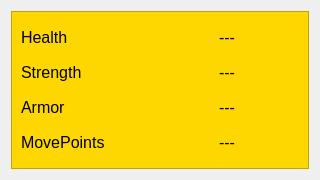
<?xml version="1.0" encoding="UTF-8"?>
<ui version="4.0">
 <class>AttributeWidget</class>
 <widget class="QWidget" name="AttributeWidget">
  <property name="geometry">
   <rect>
    <x>0</x>
    <y>0</y>
    <width>320</width>
    <height>180</height>
   </rect>
  </property>
  <property name="windowTitle">
   <string>Form</string>
  </property>
  <layout class="QHBoxLayout" name="horizontalLayout">
   <item>
    <widget class="QFrame" name="frame">
     <property name="styleSheet">
      <string notr="true">background-color: rgb(255, 215, 0);</string>
     </property>
     <property name="frameShape">
      <enum>QFrame::StyledPanel</enum>
     </property>
     <property name="frameShadow">
      <enum>QFrame::Raised</enum>
     </property>
     <layout class="QGridLayout" name="gridLayout">
      <item row="0" column="0">
       <widget class="QLabel" name="str1">
        <property name="minimumSize">
         <size>
          <width>0</width>
          <height>25</height>
         </size>
        </property>
        <property name="font">
         <font>
          <pointsize>12</pointsize>
         </font>
        </property>
        <property name="text">
         <string>Health</string>
        </property>
       </widget>
      </item>
      <item row="0" column="1">
       <widget class="QLabel" name="str1Value">
        <property name="minimumSize">
         <size>
          <width>80</width>
          <height>25</height>
         </size>
        </property>
        <property name="maximumSize">
         <size>
          <width>80</width>
          <height>25</height>
         </size>
        </property>
        <property name="font">
         <font>
          <pointsize>12</pointsize>
         </font>
        </property>
        <property name="text">
         <string>---</string>
        </property>
       </widget>
      </item>
      <item row="1" column="0">
       <widget class="QLabel" name="str2">
        <property name="minimumSize">
         <size>
          <width>0</width>
          <height>25</height>
         </size>
        </property>
        <property name="font">
         <font>
          <pointsize>12</pointsize>
         </font>
        </property>
        <property name="text">
         <string>Strength</string>
        </property>
       </widget>
      </item>
      <item row="1" column="1">
       <widget class="QLabel" name="str2Value">
        <property name="minimumSize">
         <size>
          <width>80</width>
          <height>25</height>
         </size>
        </property>
        <property name="maximumSize">
         <size>
          <width>80</width>
          <height>25</height>
         </size>
        </property>
        <property name="font">
         <font>
          <pointsize>12</pointsize>
         </font>
        </property>
        <property name="text">
         <string>---</string>
        </property>
       </widget>
      </item>
      <item row="2" column="0">
       <widget class="QLabel" name="str3">
        <property name="minimumSize">
         <size>
          <width>0</width>
          <height>25</height>
         </size>
        </property>
        <property name="font">
         <font>
          <pointsize>12</pointsize>
         </font>
        </property>
        <property name="text">
         <string>Armor</string>
        </property>
       </widget>
      </item>
      <item row="2" column="1">
       <widget class="QLabel" name="str3Value">
        <property name="minimumSize">
         <size>
          <width>80</width>
          <height>25</height>
         </size>
        </property>
        <property name="maximumSize">
         <size>
          <width>80</width>
          <height>25</height>
         </size>
        </property>
        <property name="font">
         <font>
          <pointsize>12</pointsize>
         </font>
        </property>
        <property name="text">
         <string>---</string>
        </property>
       </widget>
      </item>
      <item row="3" column="0">
       <widget class="QLabel" name="str4">
        <property name="minimumSize">
         <size>
          <width>0</width>
          <height>25</height>
         </size>
        </property>
        <property name="font">
         <font>
          <pointsize>12</pointsize>
         </font>
        </property>
        <property name="text">
         <string>MovePoints</string>
        </property>
       </widget>
      </item>
      <item row="3" column="1">
       <widget class="QLabel" name="str4Value">
        <property name="minimumSize">
         <size>
          <width>80</width>
          <height>25</height>
         </size>
        </property>
        <property name="maximumSize">
         <size>
          <width>80</width>
          <height>25</height>
         </size>
        </property>
        <property name="font">
         <font>
          <pointsize>12</pointsize>
         </font>
        </property>
        <property name="text">
         <string>---</string>
        </property>
       </widget>
      </item>
     </layout>
    </widget>
   </item>
  </layout>
 </widget>
 <resources/>
 <connections/>
</ui>
